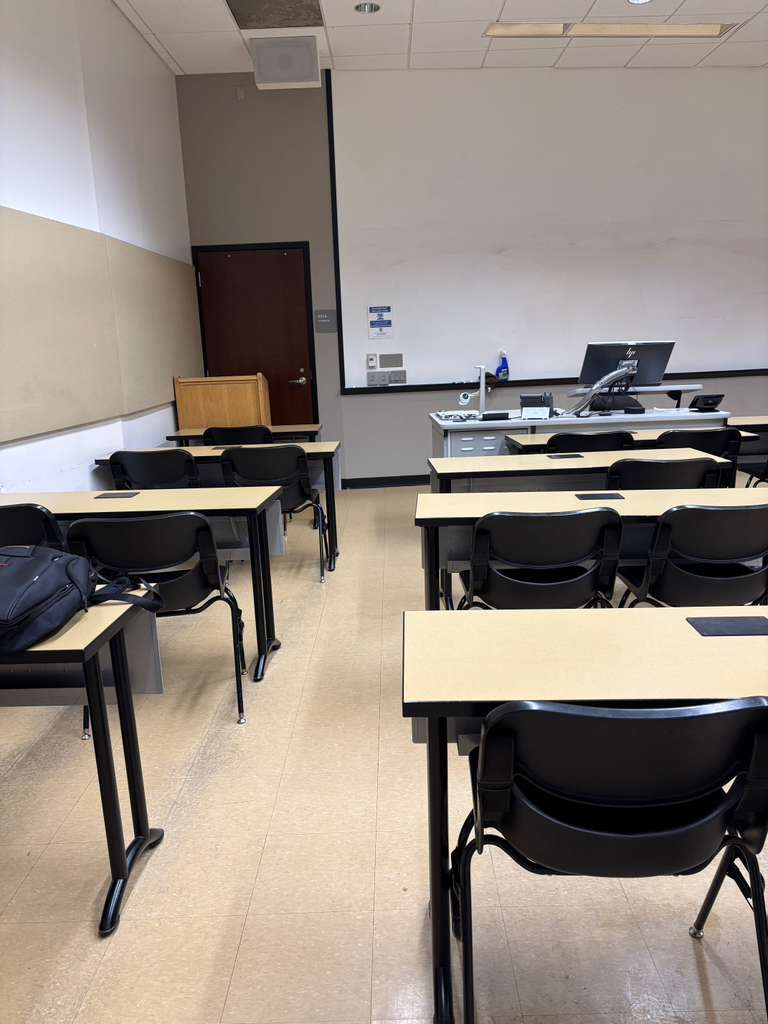
#> input picture left.png, 768 x 1024 px
$ python stereo_uncalibrated2.py --left left.png --right right.png --baseline_cm 1.0
#> lines starting #> are read from the running program, lines starting #| are printed output that depends on the picture
import cv2
import numpy as np
import argparse
import os
import textwrap

# ------------------------------------------------------------
# Helpers
# ------------------------------------------------------------

def ensure_dir(path):
    os.makedirs(path, exist_ok=True)

def save_text(path, text):
    with open(path, "w") as f:
        f.write(text)

def format_matrix(name, M):
    return f"{name} =\n{np.array2string(M, precision=6, suppress_small=True)}\n"

def draw_matches_with_inliers(img1, kp1, img2, kp2, matches, inlier_mask=None, max_draw=120):
    if inlier_mask is not None:
        selected = [m for i, m in enumerate(matches) if inlier_mask[i]]
    else:
        selected = matches

    selected = sorted(selected, key=lambda m: m.distance)[:max_draw]

    vis = cv2.drawMatches(
        img1, kp1, img2, kp2, selected, None,
        flags=cv2.DrawMatchesFlags_NOT_DRAW_SINGLE_POINTS
    )
    return vis

def draw_epilines_horizontal_check(rect_left, rect_right, num_lines=20):
    if len(rect_left.shape) == 2:
        left_vis = cv2.cvtColor(rect_left, cv2.COLOR_GRAY2BGR)
    else:
        left_vis = rect_left.copy()

    if len(rect_right.shape) == 2:
        right_vis = cv2.cvtColor(rect_right, cv2.COLOR_GRAY2BGR)
    else:
        right_vis = rect_right.copy()

    h, w = left_vis.shape[:2]
    canvas = np.hstack([left_vis, right_vis])

    ys = np.linspace(20, h - 20, num_lines).astype(int)
    colors = [
        (255, 0, 0), (0, 255, 0), (0, 0, 255),
        (255, 255, 0), (255, 0, 255), (0, 255, 255)
    ]

    for i, y in enumerate(ys):
        color = colors[i % len(colors)]
        cv2.line(canvas, (0, y), (2 * w - 1, y), color, 1)

    return canvas

# ------------------------------------------------------------
# Feature matching
# ------------------------------------------------------------

def compute_feature_matches(img1_gray, img2_gray, method="sift", max_features=4000, ratio_thresh=0.6):
    method = method.lower()

    if method == "sift":
        detector = cv2.SIFT_create(nfeatures=max_features)
        norm_type = cv2.NORM_L2
    elif method == "orb":
        detector = cv2.ORB_create(nfeatures=max_features)
        norm_type = cv2.NORM_HAMMING
    else:
        raise ValueError("Unsupported feature method. Use 'sift' or 'orb'.")

    kp1, des1 = detector.detectAndCompute(img1_gray, None)
    kp2, des2 = detector.detectAndCompute(img2_gray, None)

    if des1 is None or des2 is None:
        raise RuntimeError("Could not detect enough features in one or both images.")

    bf = cv2.BFMatcher(norm_type, crossCheck=False)
    knn = bf.knnMatch(des1, des2, k=2)

    good_matches = []
    for pair in knn:
        if len(pair) < 2:
            continue
        m, n = pair
        if m.distance < ratio_thresh * n.distance:
            good_matches.append(m)

    if len(good_matches) < 8:
        raise RuntimeError(f"Not enough good matches after ratio test: {len(good_matches)}")

    pts1 = np.float32([kp1[m.queryIdx].pt for m in good_matches])
    pts2 = np.float32([kp2[m.trainIdx].pt for m in good_matches])

    return kp1, kp2, good_matches, pts1, pts2

# ------------------------------------------------------------
# Fundamental / Essential / Pose
# ------------------------------------------------------------

def estimate_fundamental_matrix(pts1, pts2, ransac_thresh=0.5, confidence=0.999):
    F, mask = cv2.findFundamentalMat(
        pts1, pts2,
        method=cv2.FM_RANSAC,
        ransacReprojThreshold=ransac_thresh,
        confidence=confidence
    )

    if F is None or F.shape != (3, 3):
        raise RuntimeError("Fundamental matrix estimation failed.")

    return F, mask.ravel().astype(bool)

def build_approx_intrinsic_matrix(width, height, fx_px=None, fy_px=None, cx=None, cy=None):
    if fx_px is None:
        fx_px = 0.9 * width
    if fy_px is None:
        fy_px = 0.9 * width
    if cx is None:
        cx = width / 2.0
    if cy is None:
        cy = height / 2.0

    K = np.array([
        [fx_px, 0, cx],
        [0, fy_px, cy],
        [0, 0, 1]
    ], dtype=np.float64)

    return K

def compute_essential_matrix(F, K1, K2):
    E = K2.T @ F @ K1

    U, _, Vt = np.linalg.svd(E)
    S_new = np.array([1.0, 1.0, 0.0])
    E_rank2 = U @ np.diag(S_new) @ Vt
    return E_rank2

def recover_pose_from_E(E, K, pts1, pts2, inlier_mask):
    pts1_in = pts1[inlier_mask]
    pts2_in = pts2[inlier_mask]

    if len(pts1_in) < 8:
        raise RuntimeError("Not enough inlier points for pose recovery.")

    _, R, t, pose_mask = cv2.recoverPose(E, pts1_in, pts2_in, K)
    return R, t, pose_mask

# ------------------------------------------------------------
# Rectification / Disparity
# ------------------------------------------------------------

def rectify_uncalibrated(img1, img2, pts1_in, pts2_in, F):
    h, w = img1.shape[:2]

    ok, H1, H2 = cv2.stereoRectifyUncalibrated(
        np.float32(pts1_in),
        np.float32(pts2_in),
        F,
        imgSize=(w, h)
    )

    if not ok:
        raise RuntimeError("Uncalibrated rectification failed.")

    rect1 = cv2.warpPerspective(img1, H1, (w, h))
    rect2 = cv2.warpPerspective(img2, H2, (w, h))

    return rect1, rect2, H1, H2

def compute_disparity_sgbm(rect1_gray, rect2_gray):
    rect1_gray = cv2.equalizeHist(rect1_gray)
    rect2_gray = cv2.equalizeHist(rect2_gray)

    rect1_gray = cv2.GaussianBlur(rect1_gray, (5, 5), 0)
    rect2_gray = cv2.GaussianBlur(rect2_gray, (5, 5), 0)

    min_disp = 0
    num_disp = 16 * 16   # 256, must be divisible by 16
    block_size = 7

    stereo = cv2.StereoSGBM_create(
        minDisparity=min_disp,
        numDisparities=num_disp,
        blockSize=block_size,
        P1=8 * 3 * block_size * block_size,
        P2=32 * 3 * block_size * block_size,
        disp12MaxDiff=1,
        uniquenessRatio=3,
        speckleWindowSize=150,
        speckleRange=16,
        preFilterCap=63,
        mode=cv2.STEREO_SGBM_MODE_HH
    )

    disparity = stereo.compute(rect1_gray, rect2_gray).astype(np.float32) / 16.0
    disparity[disparity < 0] = 0
    return disparity

def normalize_disparity_for_display(disparity):
    disp = disparity.copy().astype(np.float32)
    disp[disp <= 0] = np.nan

    if np.all(np.isnan(disp)):
        return np.zeros_like(disparity, dtype=np.uint8)

    lo = np.nanpercentile(disp, 5)
    hi = np.nanpercentile(disp, 95)

    disp = (disp - lo) / (hi - lo + 1e-6)
    disp = np.clip(disp, 0, 1)
    disp = np.nan_to_num(disp, nan=0.0)

    return (disp * 255).astype(np.uint8)

# ------------------------------------------------------------
# ROI selection and ROI-based disparity
# ------------------------------------------------------------

def select_roi(image, window_name="Select object ROI"):
    """
    Draw a box around the object and press ENTER or SPACE.
    """
    roi = cv2.selectROI(window_name, image, showCrosshair=True, fromCenter=False)
    cv2.destroyWindow(window_name)
    return roi  # (x, y, w, h)

# [45 lines left out: functions median_disparity_in_roi, annotate_roi_result, not called in this run]

# ------------------------------------------------------------
# Main
# ------------------------------------------------------------

def main():
    parser = argparse.ArgumentParser(
        description="Uncalibrated stereo setup with F, E, R, disparity, and ROI-based distance estimation."
    )
    parser.add_argument("--left", required=True, help="Path to left image")
    parser.add_argument("--right", required=True, help="Path to right image")
    parser.add_argument("--output_dir", default="results", help="Output folder")

    parser.add_argument("--baseline_cm", type=float, required=True,
                        help="Camera shift between two captures in cm")

    parser.add_argument("--ground_truth_cm", type=float, default=None,
                        help="Measured real distance from camera to selected object in cm")

    parser.add_argument("--fx_px", type=float, default=None,
                        help="Approximate focal length fx in pixels")
    parser.add_argument("--fy_px", type=float, default=None,
                        help="Approximate focal length fy in pixels")

    parser.add_argument("--feature", choices=["sift", "orb"], default="sift",
                        help="Feature detector to use")
    parser.add_argument("--ratio_thresh", type=float, default=0.6,
                        help="Ratio test threshold")
    parser.add_argument("--ransac_thresh", type=float, default=0.5,
                        help="RANSAC reprojection threshold")
    parser.add_argument("--min_valid_disp", type=float, default=2.0,
                        help="Minimum disparity value to keep inside selected ROI")

    args = parser.parse_args()
    ensure_dir(args.output_dir)

    img1 = cv2.imread(args.left)
#> img1 is the input picture: shape (1024, 768, 3); mean B, G, R 126.4, 134.8, 144.9
    img2 = cv2.imread(args.right)
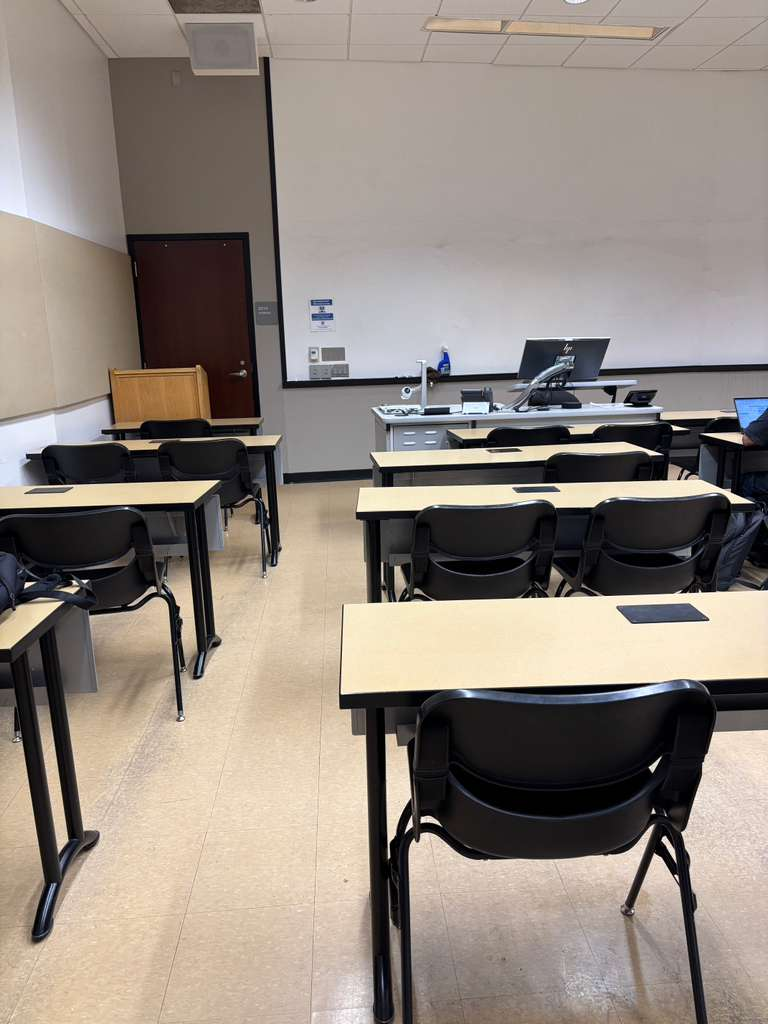
#> input picture right.png, 768 x 1024 px
#> img2 is the input picture: shape (1024, 768, 3); mean B, G, R 126.7, 135.1, 145.4

    if img1 is None or img2 is None:
        raise FileNotFoundError("Could not read left or right image.")

    img1_gray = cv2.cvtColor(img1, cv2.COLOR_BGR2GRAY)
    img2_gray = cv2.cvtColor(img2, cv2.COLOR_BGR2GRAY)

    h, w = img1_gray.shape[:2]

    print("\n[1] Detecting and matching features...")
    kp1, kp2, matches, pts1, pts2 = compute_feature_matches(
        img1_gray,
        img2_gray,
        method=args.feature,
        ratio_thresh=args.ratio_thresh
    )
#> in compute_feature_matches, `kp1, des1 = detector.detectAndCompute(img1_gray, None)`: kp1 = 1255 keypoints; strongest (x, y, size): (726, 788, 5.3), (726, 833, 2.2), (738, 862, 5.2), (98, 587, 3.7)
#> in compute_feature_matches, `kp2, des2 = detector.detectAndCompute(img2_gray, None)`: kp2 = 1289 keypoints; strongest (x, y, size): (653, 812, 2.7), (675, 428, 3.9), (652, 768, 4.8), (665, 840, 4.8)
#> in compute_feature_matches, `knn = bf.knnMatch(des1, des2, k=2)`: knn = 1255 matches
#> after the loop in compute_feature_matches, `for pair in knn:`: good_matches = 494 matches
#> in compute_feature_matches, `pts1 = np.float32([kp1[m.queryIdx].pt for m in good_matches])`: pts1 = 494 pairs, first value 32.6 to 760.2, second value 24.32 to 1016.9
#> in compute_feature_matches, `pts2 = np.float32([kp2[m.trainIdx].pt for m in good_matches])`: pts2 = 494 pairs, first value 4.34 to 684.9, second value 11.5 to 997.3
#> matches = 494 matches
    print(f"Total good matches after ratio test: {len(matches)}")
#| Total good matches after ratio test: 494

    raw_match_vis = draw_matches_with_inliers(img1, kp1, img2, kp2, matches, None, max_draw=120)
#> in draw_matches_with_inliers, `selected = sorted(selected, key=lambda m: m.distance)[:max_draw]`: selected = 120 matches
    cv2.imwrite(os.path.join(args.output_dir, "01_raw_matches.png"), raw_match_vis)

    print("\n[2] Estimating Fundamental Matrix...")
    F, inlier_mask = estimate_fundamental_matrix(
        pts1, pts2,
        ransac_thresh=args.ransac_thresh,
        confidence=0.999
    )
#> in estimate_fundamental_matrix, `F, mask = cv2.findFundamentalMat( pts1, pts2, method=cv2.FM_RANSAC, ra..`: F = [[-2.11e-07, -1.73e-05, 0.00595], [2e-05, 3.2e-07, 0.0172], [-0.00687, -0.0196, 1]]; mask = 494 values, max 1 at index 3, min 0 at index 0, mean 0.63
    num_inliers = int(np.sum(inlier_mask))
#> num_inliers = 311
    print(f"Inliers after RANSAC: {num_inliers} / {len(matches)}")
#| Inliers after RANSAC: 311 / 494

    if num_inliers < 20:
        raise RuntimeError(f"Too few inliers ({num_inliers}). Rectification will likely fail.")

    inlier_match_vis = draw_matches_with_inliers(img1, kp1, img2, kp2, matches, inlier_mask, max_draw=120)
#> in draw_matches_with_inliers (call 2), `selected = [m for i, m in enumerate(matches) if inlier_mask[i]]`: selected = 311 matches
#> in draw_matches_with_inliers (call 2), `selected = sorted(selected, key=lambda m: m.distance)[:max_draw]`: selected = 120 matches
    cv2.imwrite(os.path.join(args.output_dir, "02_inlier_matches.png"), inlier_match_vis)

    pts1_in = pts1[inlier_mask]
#> pts1_in = 311 pairs, first value 79.36 to 758.5, second value 24.32 to 1000.4
    pts2_in = pts2[inlier_mask]
#> pts2_in = 311 pairs, first value 10.58 to 683.2, second value 11.5 to 988.7

    print("\n[3] Building approximate intrinsic matrix K...")
    K1 = build_approx_intrinsic_matrix(w, h, args.fx_px, args.fy_px)
    K2 = K1.copy()
    print(K1)
#| [[691.2   0.  384. ]
#|  [  0.  691.2 512. ]
#|  [  0.    0.    1. ]]

    print("\n[4] Computing Essential Matrix E...")
    E = compute_essential_matrix(F, K1, K2)
#> in compute_essential_matrix, `E = K2.T @ F @ K1`: E = [[-0.101, -8.27, -2.07], [9.55, 0.153, 17.29], [2.26, -18.03, -0.0211]]
#> in compute_essential_matrix, `U, _, Vt = np.linalg.svd(E)`: U = [[-0.381, 0.194, -0.904], [-0.236, -0.966, -0.108], [-0.894, 0.172, 0.414]]; Vt = [[-0.212, 0.963, -0.164], [-0.446, -0.245, -0.861], [-0.87, -0.11, 0.481]]
#> in compute_essential_matrix, `E_rank2 = U @ np.diag(S_new) @ Vt`: E_rank2 = [[-0.00552, -0.415, -0.105], [0.48, 0.00896, 0.87], [0.113, -0.903, -0.00187]]
#> E has the same summary as E_rank2 in compute_essential_matrix

    print("\n[5] Recovering pose (R, t)...")
    R, t, pose_mask = recover_pose_from_E(E, K1, pts1, pts2, inlier_mask)
#> in recover_pose_from_E, `_, R, t, pose_mask = cv2.recoverPose(E, pts1_in, pts2_in, K)`: R = [[0.997, 0.00565, -0.0751], [-0.00619, 1, -0.00688], [0.0751, 0.00732, 0.997]]; t = [-0.904, -0.108, 0.414]; pose_mask = 311 values, max 255 at index 164, min 0 at index 0, mean 3.28
#> t = [-0.904, -0.108, 0.414]

    print("\n[6] Rectifying images...")
    rect1_bgr, rect2_bgr, H1, H2 = rectify_uncalibrated(img1, img2, pts1_in, pts2_in, F)
#> in rectify_uncalibrated, `ok, H1, H2 = cv2.stereoRectifyUncalibrated( np.float32(pts1_in), np.fl..`: ok = True; H1 = [[-0.026, -0.00301, 5.24], [-0.00532, -0.0211, 2.86], [-1.53e-05, -1.83e-06, -0.0126]]; H2 = [[1.24, 0.148, -169.4], [0.216, 1.03, -99.76], [0.000653, 7.78e-05, 0.709]]
#> in rectify_uncalibrated, `rect2 = cv2.warpPerspective(img2, H2, (w, h))`:
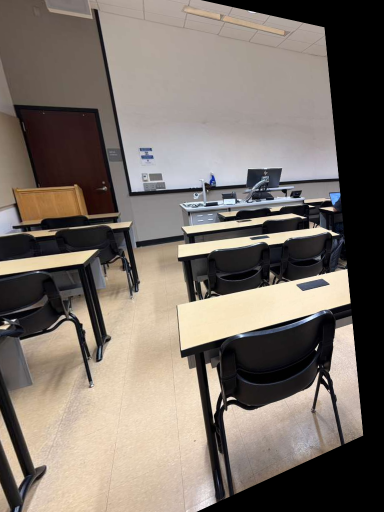
#> rect2: shape (1024, 768, 3) (shown at 1/2 size); mean B, G, R 104.6, 112.6, 122
    rect1_gray = cv2.cvtColor(rect1_bgr, cv2.COLOR_BGR2GRAY)
    rect2_gray = cv2.cvtColor(rect2_bgr, cv2.COLOR_BGR2GRAY)

    cv2.imwrite(os.path.join(args.output_dir, "03_rectified_left.png"), rect1_bgr)
    cv2.imwrite(os.path.join(args.output_dir, "04_rectified_right.png"), rect2_bgr)

    rect_check = draw_epilines_horizontal_check(rect1_bgr, rect2_bgr, num_lines=20)
#> after the loop in draw_epilines_horizontal_check, `for i, y in enumerate(ys):`:
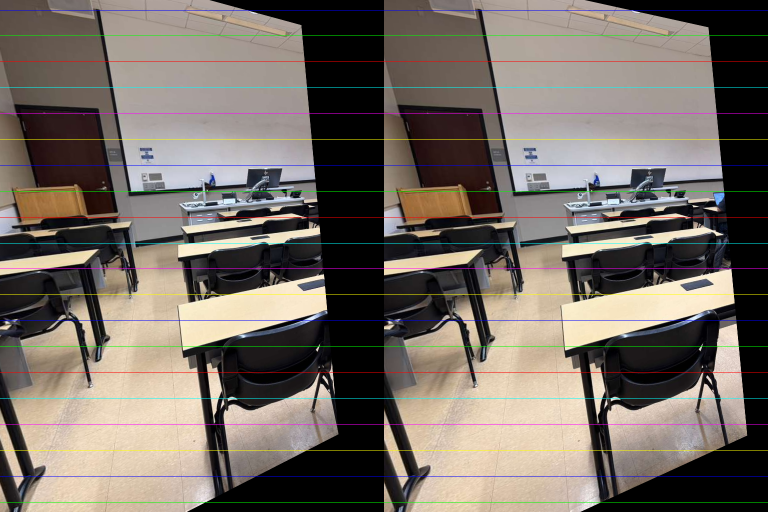
#> canvas: shape (1024, 1536, 3) (shown at 1/2 size); mean B, G, R 100.9, 108.6, 117.2
    cv2.imwrite(os.path.join(args.output_dir, "05_rectification_check.png"), rect_check)

    print("\n[7] Computing disparity...")
    disparity = compute_disparity_sgbm(rect1_gray, rect2_gray)
    disp_vis = normalize_disparity_for_display(disparity)
#> in normalize_disparity_for_display, `lo = np.nanpercentile(disp, 5)`: lo = 0.75
#> in normalize_disparity_for_display, `hi = np.nanpercentile(disp, 95)`: hi = 4.5
#> in normalize_disparity_for_display, `disp = np.clip(disp, 0, 1)`:
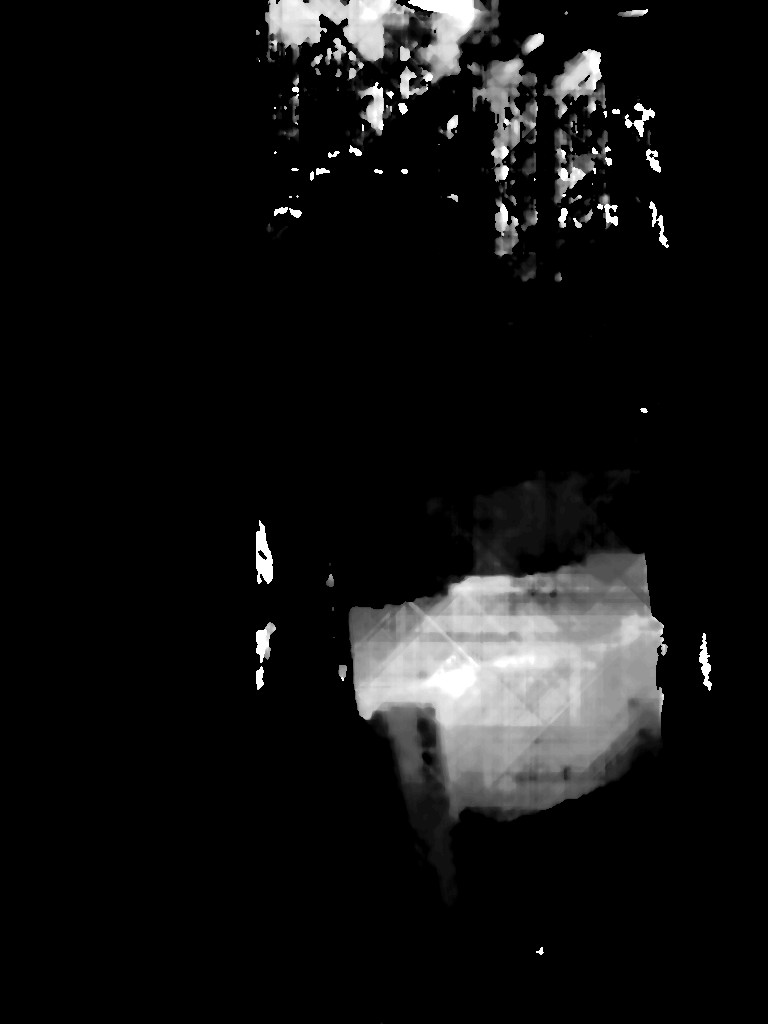
#> disp: shape (1024, 768) float32; 84.91% of the values are NaN or infinite; the others: min 0, max 1, mean 0.48; drawn with min black, max white, NaN and infinite black
    cv2.imwrite(os.path.join(args.output_dir, "06_disparity.png"), disp_vis)

    print("\n[8] Draw a box around the object on the rectified LEFT image, then press ENTER or SPACE...")
    roi = select_roi(rect1_bgr, "Select object ROI")

    if roi[2] == 0 or roi[3] == 0:
        raise RuntimeError("No ROI selected.")

    disp_value = median_disparity_in_roi(disparity, roi, min_valid_disp=args.min_valid_disp)

    if disp_value is None:
        raise RuntimeError(
            "No valid disparity found inside selected ROI. "
            "Choose a closer, more textured object or lower --min_valid_disp."
        )

    fx = K1[0, 0]
    baseline_cm = args.baseline_cm
    estimated_distance_cm = (fx * baseline_cm) / disp_value

    print("\n[9] Distance estimation complete.")
    print(f"Selected ROI: {roi}")
    print(f"Median disparity in ROI: {disp_value:.3f} px")
    print(f"Estimated distance: {estimated_distance_cm:.3f} cm")

    annotated = annotate_roi_result(
        rect1_bgr,
        roi,
        disp_value,
        estimated_distance_cm,
        args.ground_truth_cm
    )
    cv2.imwrite(os.path.join(args.output_dir, "07_annotated_result.png"), annotated)

    abs_error = None
    rel_error = None
    if args.ground_truth_cm is not None:
        abs_error = abs(estimated_distance_cm - args.ground_truth_cm)
        rel_error = (abs_error / args.ground_truth_cm) * 100 if args.ground_truth_cm > 0 else None

    report_text = []
    report_text.append("Uncalibrated Stereo Distance Estimation Results\n")
    report_text.append("=" * 60 + "\n")
    report_text.append(format_matrix("K", K1))
    report_text.append(format_matrix("F", F))
    report_text.append(format_matrix("E", E))
    report_text.append(format_matrix("R", R))
    report_text.append(format_matrix("t (up to scale)", t))
    report_text.append(f"Image size: {w} x {h}\n")
    report_text.append(f"Feature method: {args.feature}\n")
    report_text.append(f"Ratio threshold: {args.ratio_thresh}\n")
    report_text.append(f"RANSAC threshold: {args.ransac_thresh}\n")
    report_text.append(f"Total good matches: {len(matches)}\n")
    report_text.append(f"RANSAC inliers: {num_inliers}\n")
    report_text.append(f"Baseline (cm): {baseline_cm:.3f}\n")
    report_text.append(f"Approx fx (px): {fx:.3f}\n")
    report_text.append(f"Selected ROI: {roi}\n")
    report_text.append(f"Median disparity in ROI (px): {disp_value:.3f}\n")
    report_text.append(f"Estimated distance (cm): {estimated_distance_cm:.3f}\n")

    if args.ground_truth_cm is not None:
        report_text.append(f"Ground truth distance (cm): {args.ground_truth_cm:.3f}\n")
        report_text.append(f"Absolute error (cm): {abs_error:.3f}\n")
        if rel_error is not None:
            report_text.append(f"Relative error (%): {rel_error:.3f}\n")

    save_text(os.path.join(args.output_dir, "matrices_and_results.txt"), "".join(report_text))

    md = []
    md.append("# Stereo Report Notes\n")
    md.append("## Summary")
    md.append(textwrap.dedent(f"""
    Two classroom images were captured using the same camera from slightly different horizontal positions,
    forming a pseudo-stereo uncalibrated setup. Feature correspondences were extracted using {args.feature.upper()}.
    The Fundamental Matrix (F) was estimated using RANSAC. Since the camera intrinsics were unknown, an approximate
    intrinsic matrix (K) was assumed from the image resolution to compute the Essential Matrix (E). The Rotation Matrix (R)
    was recovered from E. The image pair was rectified, disparity was computed using StereoSGBM, and the object's
    distance was estimated from the median disparity inside a manually selected ROI using:

        Z = (f * B) / d

    where Z is distance, f is focal length in pixels, B is baseline in cm, and d is disparity in pixels.
    """).strip())

    md.append("\n## Output Files")
    md.append("- 01_raw_matches.png")
    md.append("- 02_inlier_matches.png")
    md.append("- 03_rectified_left.png")
    md.append("- 04_rectified_right.png")
    md.append("- 05_rectification_check.png")
    md.append("- 06_disparity.png")
    md.append("- 07_annotated_result.png")
    md.append("- matrices_and_results.txt")

    save_text(os.path.join(args.output_dir, "report_notes.md"), "\n".join(md))

    print(f"\nDone. Outputs saved in: {args.output_dir}")

if __name__ == "__main__":
#> (the run stopped early here; a loop or call above may not have finished)
